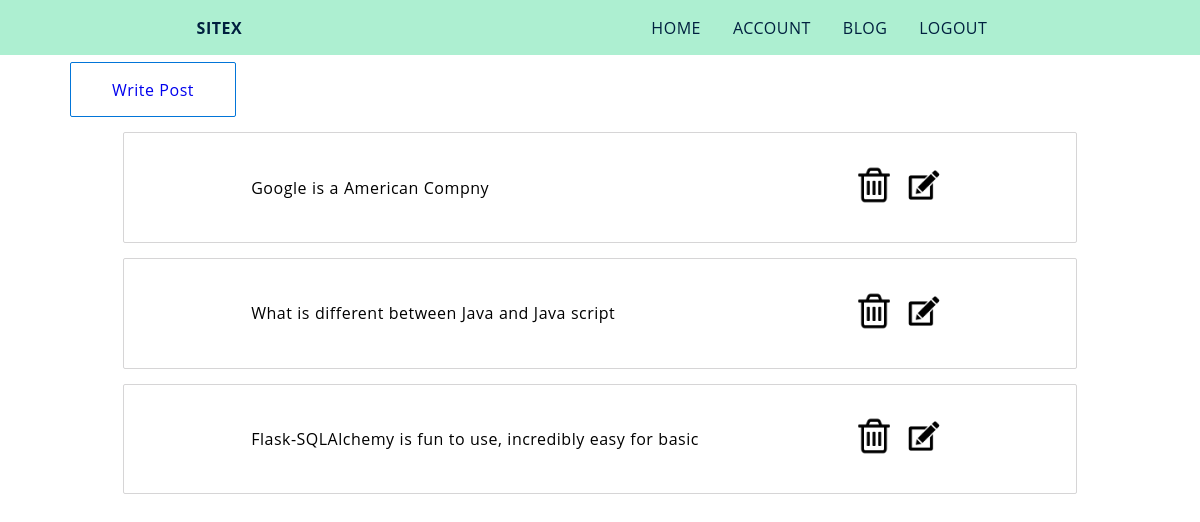
Page /blog/ (signed in) on the committed database.
### mysite/blog/models.py (models this page shows, shortened)
class Post(db.Model):
    id = db.Column(db.Integer,primary_key=True)
    title = db.Column(db.String(100),     nullable=False)
    content = db.Column(db.Text,nullable=False)
    post_created = db.Column(db.DateTime,nullable=False,default=datetime.utcnow)
    user_id = db.Column(db.Integer,db.ForeignKey('user.id'),nullable=False)

### mysite/blog/views.py (the view)
@blog.route("/")
def home():
    post = Post.query.all()
    return render_template("Blog/index.html",user=current_user)

### mysite/auth/models.py (called while the page is built)
@login_manager.user_loader
def load_user(user_id):
    return User.query.get(user_id)

### mysite/templates/Blog/index.html
{% extends 'base.html' %}
{% block content %}
  <div class="container-bn">
     <div class="my-4 left">
       <button class="btn btn-primary">
         <a href="{{ url_for('blog.write')}}" >Write Post</a>
       </button>
     </div>
     {% for post in user.posts %}
               <div class="container-b inline">
      <p class="left">{{ post.title }}</p>
      <a href="{{url_for('blog.delete_post',id =post.id )}}"><img class="crud-image mx-2" src="{{ url_for('static',filename='image/blog/delete.png')}}" alt="" /></a><a class="" href="/"><img class="crud-image mx-2" src="{{ url_for('static',filename='image/blog/edit.png')}}" alt="" /></a>
    </div>
      {% endfor %}
  </div>
{% endblock %}

### mysite/static/base.css (style rules this page uses)
:root { --color: #00203FFF; --background: #ADEFD1FF; }
* { margin: 0; padding: 0; box-sizing: border-box; text-decoration: none; word-spacing: 0.3px; }

### mysite/static/layout.css (style rules this page uses)
:root { --color: #00203FFF; --background: #ADEFD1FF; }
* { letter-spacing: 0.5px; box-sizing: border-box; text-decorations: none; font-family: 'Open Sans', sans-serif; }
.btn { font-size: 100%; padding: 1.65% 4.3%; outline: none; border: none; border-radius: 2px; background: none; }
.container-bn { min-height: 20%; text-align: center; width: 90%; border-radius: 2px; padding: 10px; z-index: -1; margin: 0px auto; margin-top: 15px; margin-bottom: 5px; }
.container-b { border: 1.5px solid #D6D5D6; min-height: 20%; text-align: center; width: 90%; border-radius: 2px; padding: 10px; z-index: -1; margin: 0px auto; margin-top: 15px; margin-bottom: 5px; }
.left { font-size: 100%; margin-top: 1px; width: 90%; text-align: left; margin: auto; }
.btn-primary { border: 1px solid #0275d8; }
.my-4 { margin: 10px 0px; }
.mx-2 { margin: 0px 5px; }
.inline { display: flex; padding: 3% 12%; }
.crud-image { width: 40px; height: 40px; }

### rows in the picture
Post: title "Google is a American Compny"
Post: title "What is different between Java and Java script"
Post: title "Flask-SQLAlchemy is fun to use, incredibly easy for basic"
